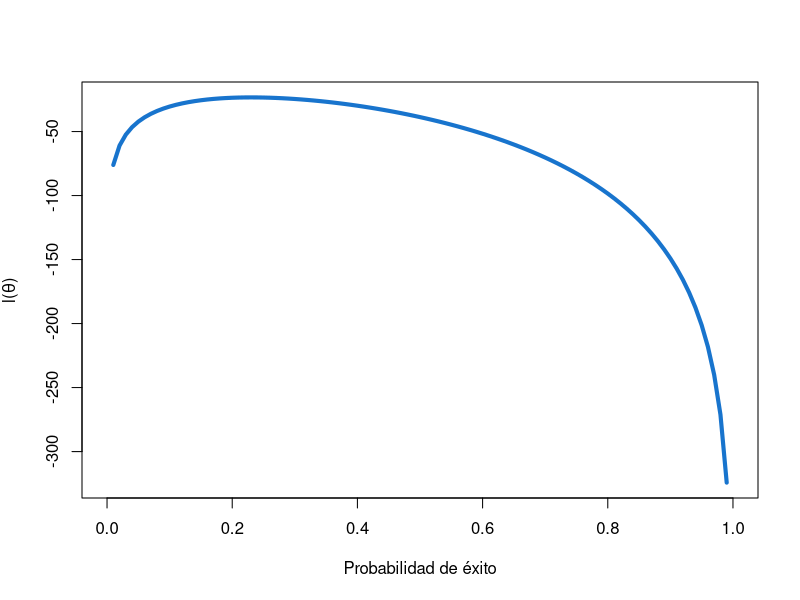
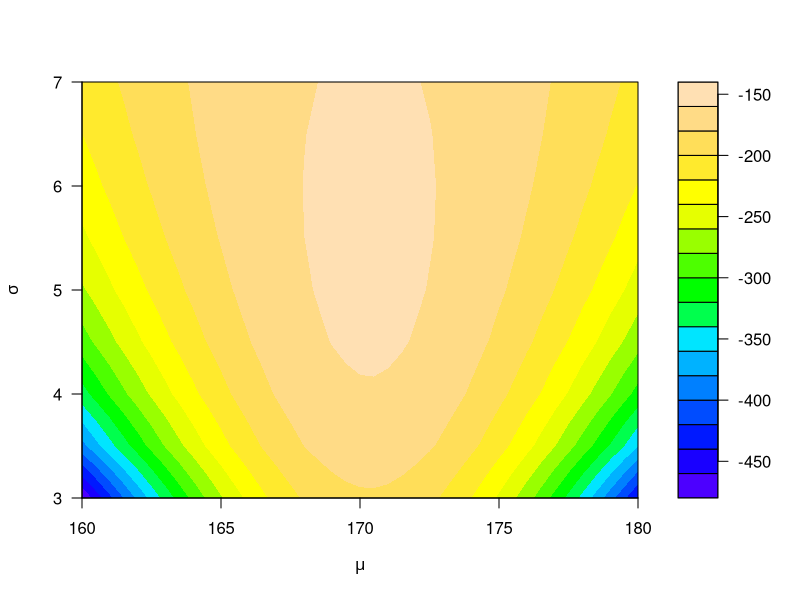
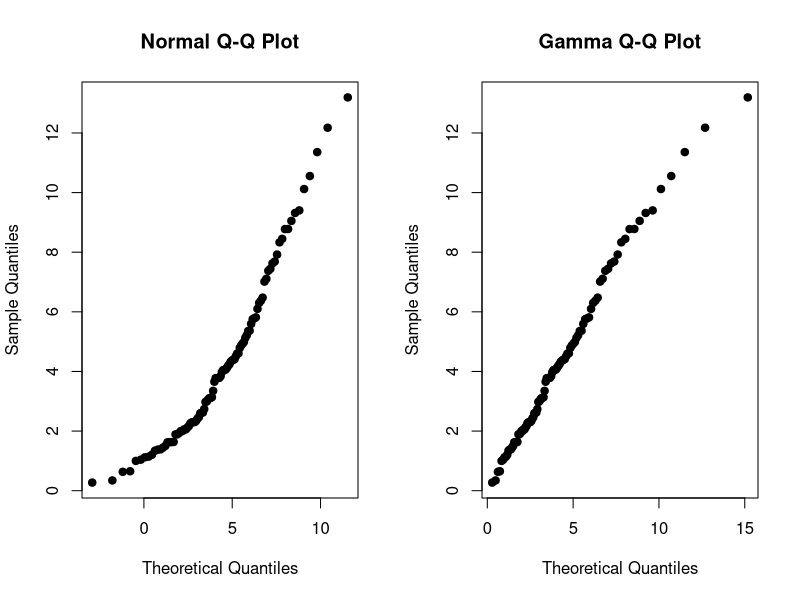

R code for these plots, in order:
## ---- chunk 1
rta <- c(2, 2, 1, 1, 1, 1, 0, 2, 1, 2, 1, 0, 1, 2, 1, 0, 0, 2, 2, 1)
## ---- chunk 2
sum(dbinom(x=rta, size=5, prob=0.3, log=TRUE))
## ---- chunk 3
ll <- function(prob) sum(dbinom(x=rta, size=5, prob=prob, log=T))
ll <- Vectorize(ll)  # Para vectorizar la función
## ---- chunk 4
ll(prob=0.15)  # Individual para p=0.15
ll(prob=0.80)  # Individual para p=0.30
ll(prob=c(0.15, 0.80))  # Evaluada en un vector 
## ---- chunk 5
curve(ll, lwd=4, col='dodgerblue3',
      xlab='Probabilidad de éxito',
      ylab=expression(paste("l(", theta, ")")))
## ---- chunk 6
minusll <- function(x) -ll(x)

optimize(f=minusll, interval=c(0, 1))
## ---- chunk 7
set.seed(1235)  # La semilla es 1235
y <- rnorm(n=50, mean=170, sd=5)
## ---- chunk 8
ll <- function(param) {
  media <- param[1]  # param es el vector de parámetros
  desvi <- param[2] 
  sum(dnorm(x=y, mean=media, sd=desvi, log=TRUE))
}
## ---- chunk 9
ll1 <- function(a, b) sum(dnorm(x=y, mean=a, sd=b, log=TRUE))
ll1 <- Vectorize(ll1)
xx <- seq(from=160, to=180, by=0.5)
yy <- seq(from=3, to=7, by=0.5)
zz <- outer(X=xx, Y=yy, ll1)
filled.contour(x=xx, y=yy, z=zz, nlevels=20,
               xlab=expression(mu), ylab=expression(sigma),
               color = topo.colors)
## ---- chunk 10
minusll <- function(x) -ll(x)
nlminb(objective=minusll, start=c(163, 3.4),
       lower=c(160, 3), upper=c(180, 7))
## ---- chunk 11
require(MASS)  # El paquete ya está instalado, solo se debe cargar
res <- fitdistr(x=y, densfun='normal')
res
## ---- chunk 12
logLik(res)
## ---- chunk 13
n <- 100
set.seed(12345)
ma <- rgamma(n=n, shape=2, rate=0.5)
## ---- chunk 14
fit1 <- fitdistr(x=ma, densfun='normal')
fit1
## ---- chunk 15
fit2 <- fitdistr(x=ma, densfun='gamma')
fit2
## ---- chunk 16
par(mfrow=c(1, 2))

qqplot(y=ma, pch=19,
       x=qnorm(ppoints(n), mean=4.3083, sd=2.8085),
       main='Normal Q-Q Plot',
       xlab='Theoretical Quantiles',
       ylab='Sample Quantiles')

qqplot(y=ma, pch=19,
       x=qgamma(ppoints(n), shape=2.23978, rate=0.51988),
       main='Gamma Q-Q Plot',
       xlab='Theoretical Quantiles',
       ylab='Sample Quantiles')
## ---- chunk 17
-2 * logLik(fit1) + 2 * 2  # AIC para modelo normal
-2 * logLik(fit2) + 2 * 2  # AIC para modelo gamma
